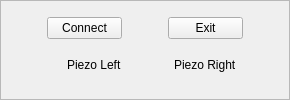
     <widget class="QFrame" name="frame_8">
      <property name="minimumSize">
       <size>
        <width>0</width>
        <height>0</height>
       </size>
      </property>
      <property name="maximumSize">
       <size>
        <width>16777215</width>
        <height>16777215</height>
       </size>
      </property>
      <property name="frameShape">
       <enum>QFrame::StyledPanel</enum>
      </property>
      <property name="frameShadow">
       <enum>QFrame::Raised</enum>
      </property>
      <layout class="QVBoxLayout" name="verticalLayout_9">
       <property name="spacing">
        <number>0</number>
       </property>
       <property name="leftMargin">
        <number>0</number>
       </property>
       <property name="topMargin">
        <number>12</number>
       </property>
       <property name="rightMargin">
        <number>0</number>
       </property>
       <property name="bottomMargin">
        <number>12</number>
       </property>
       <item>
        <widget class="QWidget" name="widget_30" native="true">
         <property name="minimumSize">
          <size>
           <width>0</width>
           <height>30</height>
          </size>
         </property>
         <property name="maximumSize">
          <size>
           <width>16777215</width>
           <height>30</height>
          </size>
         </property>
         <layout class="QHBoxLayout" name="horizontalLayout_19">
          <property name="spacing">
           <number>0</number>
          </property>
          <property name="leftMargin">
           <number>0</number>
          </property>
          <property name="topMargin">
           <number>0</number>
          </property>
          <property name="rightMargin">
           <number>0</number>
          </property>
          <property name="bottomMargin">
           <number>0</number>
          </property>
          <item>
           <widget class="QPushButton" name="pushButtonConnect">
            <property name="minimumSize">
             <size>
              <width>75</width>
              <height>0</height>
             </size>
            </property>
            <property name="maximumSize">
             <size>
              <width>75</width>
              <height>16777215</height>
             </size>
            </property>
            <property name="text">
             <string>Connect</string>
            </property>
           </widget>
          </item>
          <item>
           <widget class="QPushButton" name="pushButtonExit">
            <property name="minimumSize">
             <size>
              <width>75</width>
              <height>0</height>
             </size>
            </property>
            <property name="maximumSize">
             <size>
              <width>75</width>
              <height>16777215</height>
             </size>
            </property>
            <property name="text">
             <string>Exit</string>
            </property>
           </widget>
          </item>
         </layout>
        </widget>
       </item>
       <item>
        <widget class="QWidget" name="widget_7" native="true">
         <property name="minimumSize">
          <size>
           <width>0</width>
           <height>0</height>
          </size>
         </property>
         <property name="maximumSize">
          <size>
           <width>166665</width>
           <height>16777215</height>
          </size>
         </property>
         <layout class="QGridLayout" name="gridLayout_6">
          <property name="leftMargin">
           <number>0</number>
          </property>
          <property name="topMargin">
           <number>0</number>
          </property>
          <property name="rightMargin">
           <number>0</number>
          </property>
          <property name="bottomMargin">
           <number>0</number>
          </property>
          <item row="0" column="3">
           <widget class="QLabel" name="led_rightPiezo">
            <property name="minimumSize">
             <size>
              <width>20</width>
              <height>20</height>
             </size>
            </property>
            <property name="maximumSize">
             <size>
              <width>20</width>
              <height>20</height>
             </size>
            </property>
            <property name="toolTip">
             <string/>
            </property>
            <property name="text">
             <string/>
            </property>
            <property name="pixmap">
             <pixmap resource="QDarkStyleSheet-master/qdarkstyle/style.qrc">:/qss_icons/rc/radio_checked.png</pixmap>
            </property>
            <property name="scaledContents">
             <bool>true</bool>
            </property>
           </widget>
          </item>
          <item row="0" column="4">
           <widget class="QLabel" name="label_53">
            <property name="minimumSize">
             <size>
              <width>75</width>
              <height>0</height>
             </size>
            </property>
            <property name="maximumSize">
             <size>
              <width>75</width>
              <height>16777215</height>
             </size>
            </property>
            <property name="text">
             <string>Piezo Right</string>
            </property>
           </widget>
          </item>
          <item row="0" column="1">
           <widget class="QLabel" name="led_leftPiezo">
            <property name="minimumSize">
             <size>
              <width>20</width>
              <height>20</height>
             </size>
            </property>
            <property name="maximumSize">
             <size>
              <width>20</width>
              <height>20</height>
             </size>
            </property>
            <property name="text">
             <string/>
            </property>
            <property name="pixmap">
             <pixmap resource="QDarkStyleSheet-master/qdarkstyle/style.qrc">:/qss_icons/rc/radio_checked.png</pixmap>
            </property>
            <property name="scaledContents">
             <bool>true</bool>
            </property>
           </widget>
          </item>
          <item row="0" column="2">
           <widget class="QLabel" name="label_52">
            <property name="minimumSize">
             <size>
              <width>75</width>
              <height>0</height>
             </size>
            </property>
            <property name="maximumSize">
             <size>
              <width>75</width>
              <height>16777215</height>
             </size>
            </property>
            <property name="text">
             <string>Piezo Left</string>
            </property>
           </widget>
          </item>
          <item row="0" column="5">
           <spacer name="horizontalSpacer_2">
            <property name="orientation">
             <enum>Qt::Horizontal</enum>
            </property>
            <property name="sizeHint" stdset="0">
             <size>
              <width>40</width>
              <height>20</height>
             </size>
            </property>
           </spacer>
          </item>
          <item row="0" column="0">
           <spacer name="horizontalSpacer">
            <property name="orientation">
             <enum>Qt::Horizontal</enum>
            </property>
            <property name="sizeHint" stdset="0">
             <size>
              <width>40</width>
              <height>20</height>
             </size>
            </property>
           </spacer>
          </item>
         </layout>
        </widget>
       </item>
      </layout>
     </widget>
